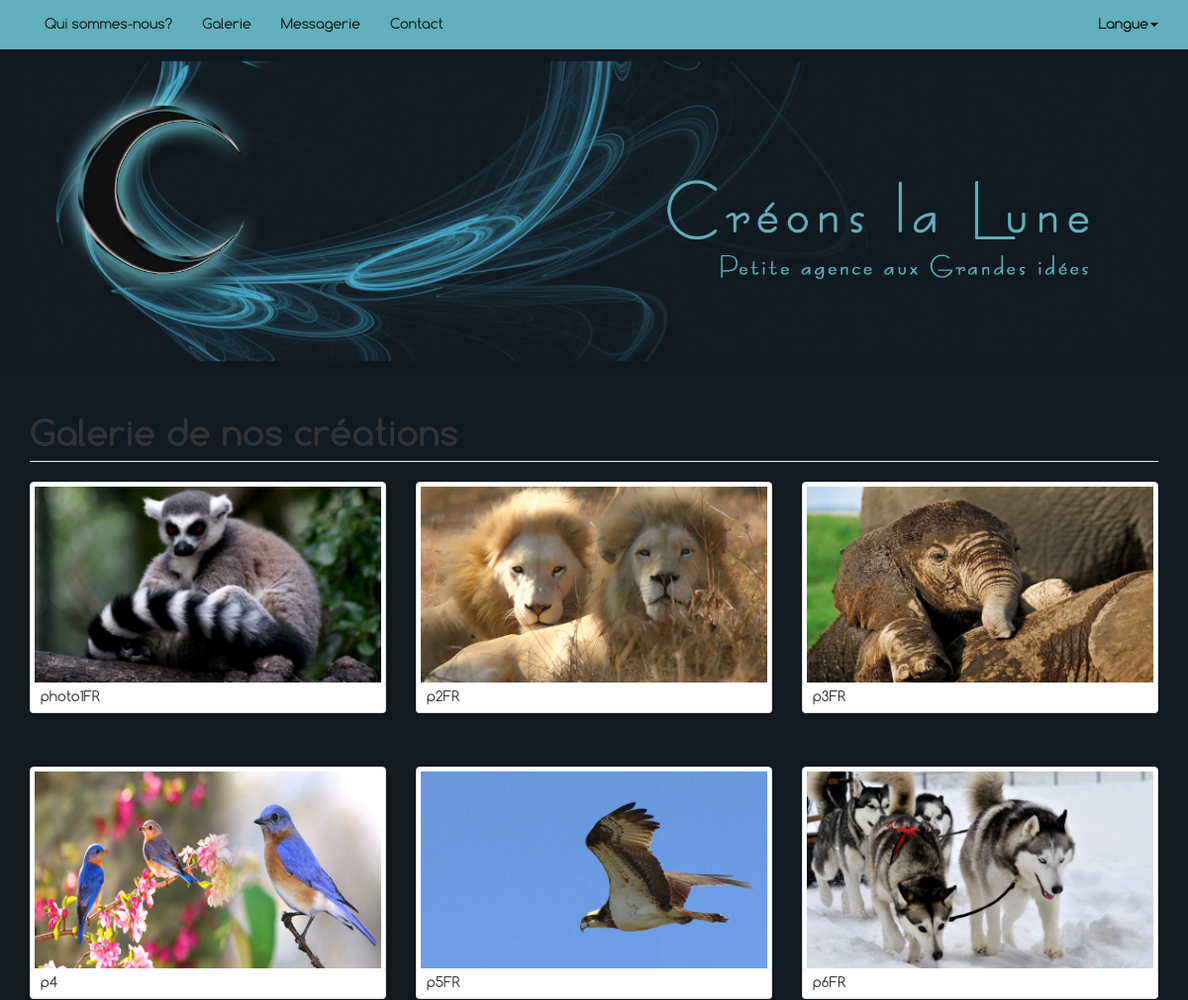
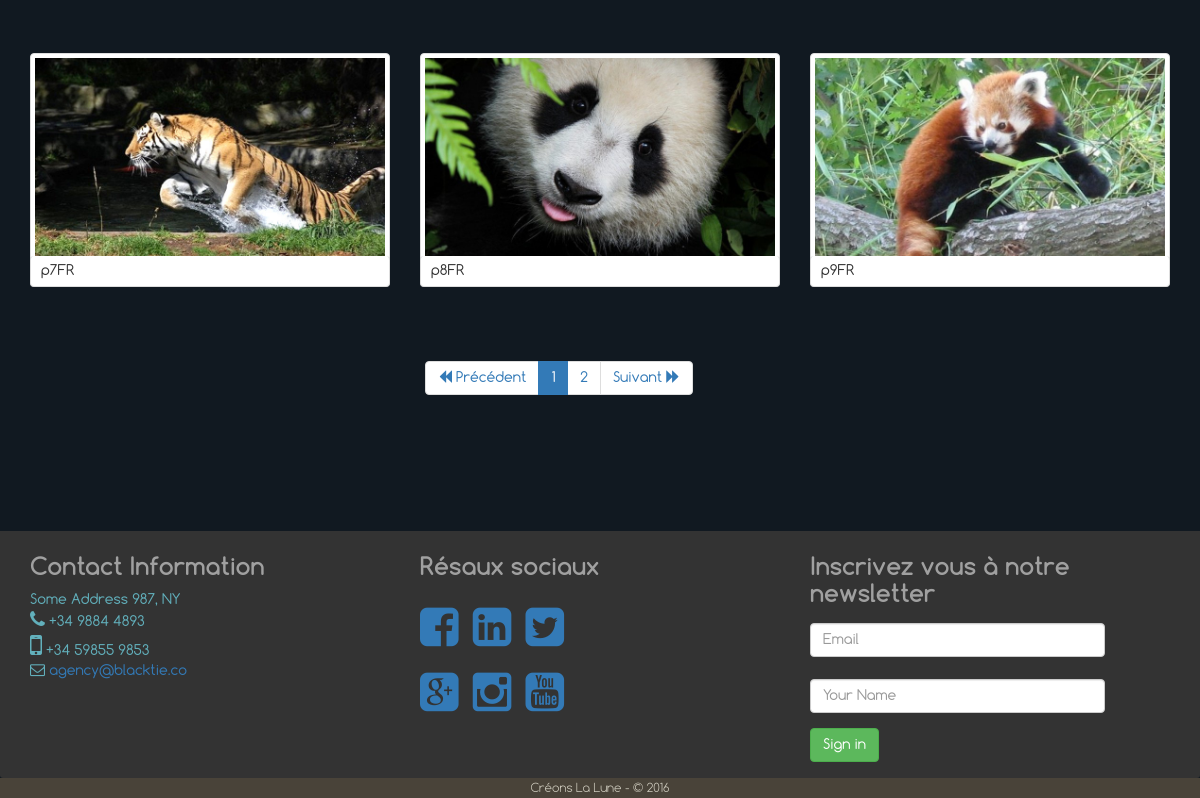
The app's page /?galerie with its own data (2 pictures, top to bottom).
### tables this page shows
CREATE TABLE IF NOT EXISTS `images` (
  `id` int(11) NOT NULL AUTO_INCREMENT,
  `letitre` varchar(200) DEFAULT NULL,
  `lurl` varchar(505) DEFAULT NULL,
  `altFR` varchar(305) DEFAULT NULL,
  `altNL` varchar(305) DEFAULT NULL,
  `altEN` varchar(305) DEFAULT NULL,
  `id_rubrique` int(11) NOT NULL,
  PRIMARY KEY (`id`),
  KEY `id_rubrique` (`id_rubrique`)
);

### models/galerie.php (called while the page is built, shortened)
<?php
try {
    $recup_img = $connexion->query("SELECT i.letitre, i.lurl, i.altFR, i.altNL, i.altEN
FROM images i
WHERE i.id_rubrique = 3;");
} catch (PDOException $e) {
    echo "Error: " . $e->getMessage();
}
?>

### views/galerie.php (the view, shortened to what this page needs)
<?php
$i = isset($_SESSION["lang"]) ? $_SESSION["lang"] : NULL;
?>
    <div class="container">
        <div class="row" id="paginacion">
            <div class="col-lg-12">
                <h1 class="page-header"><?php
                    switch ($i){
                        default:
                            echo "Galerie de nos créations";
                            break;
                    }
                    ?>
                </h1>
            </div>
            <?php
            $recup_img ->execute();
            if (empty($nb)){
                echo"Il n'y a pas d'images ";
            }else {
                while($img =$recup_img->fetch(PDO::FETCH_ASSOC)){
                echo '<div class="col-md-4 col-xs-6 thumb">';
                echo ' <a id="a-thumbnail" class="thumbnail" href="#">';
                echo '<img class="img-responsive" src ="'.$img['lurl'].'" alt = "';
                    switch ($i){
                        default:
                            echo $img['altFR'];
                            break;
                    }
                    echo'" ></a >
                <div class="img-titre">';
                    switch ($i){
                        default:
                            echo $img['altFR'];
                            break;
                    };
                  echo  '</div>
            </div >';
                }
            }
            ?>
        </div>
       <div class="col-sm-offset-4 col-sm-4 col-sm-offset-4" id="pagination"></div>

### views/header.php (shortened to what this page needs)
<!DOCTYPE html>
<html lang="en">
<head>
    <link href="css/bootstrap.min.css" rel="stylesheet">
    <link href="css/modern-business.css" rel="stylesheet">
    <link href="font-awesome/css/font-awesome.min.css" rel="stylesheet" type="text/css">
    <link href="lightbox2-master/dist/css/lightbox.css" rel="stylesheet">
</head>
<body>
<header id="myCarousel" class="carousel slide">
    <div class="carousel-inner">
        <div class="row">
            <div class="col-xs-12">
                <div class="item active">
                <?php
                    $h = "./";
                    ?>
                    <a href="<?=$h?>">
                        <img src="datas/images/caqui.jpg" alt="logo" class=" hidden-sm hidden-xs img-responsive"/>
                </div>
            </div>
        </div>
    </div>
</header>
<?php
$champQSN = "Qui sommes-nous?";
$champGAL = "Galerie";
$champMESS = "Messagerie";
$champCON = "Contact";
$champLANG = "Langue";
?>
<nav class="navbar navbar-inverse navbar-fixed-top" role="navigation">
    <div class="container">
        <div class="collapse navbar-collapse" id="bs-example-navbar-collapse-1">
            <ul class="nav navbar-nav navbar-right">
                <li>
                    <a href="?about"><?= $champQSN ?></a>
                </li>
                <li>
                    <a href="?galerie"><?= $champGAL ?></a>
                </li>
                <li>
                    <a href="?messagerie"><?= $champMESS ?></a>
                </li>
                <li>
                    <a href="?contact"><?= $champCON ?></a>
                </li>
            </ul>
            <ul class="navl">
                <?php
                if (isset($_SESSION['connect'])){
                echo'<li class="dropdown">
                    <a href="?deconnexion">Déconnexion</a>
                </li>';
                }else{
                    echo'<li class="dropdown">
                    <a href="#" class="dropdown-toggle" data-toggle="dropdown">'.$champLANG.'<b class="caret"></b></a>
                    <ul class="dropdown-menu">
                        <li>
                            <a href="?fr">Français</a>
                        </li>
                        <li>
                            <a href="?en">English</a>
                        </li>
                        <li>
                            <a href="?nd">Nederlands</a>
                        </li>
                    </ul>
                </li>';
                }?>
            </ul>
        </div>
    </div>
</nav>

### index.php (shortened to what this page needs)
<?php
require_once 'views/header.php';
if (!isset($_SESSION['clef']) || $_SESSION['clef'] != session_id()) {
    require_once "controlers/control.php";
}else{
    require_once "controlers/control-connect.php";
}
if(!isset ($_SESSION['connect'])){
require_once "views/footer.php";
}

### controlers/control.php
<?php
if (empty($_GET) || isset($_GET['fr']) || isset($_GET['nd']) || isset($_GET['en'])) {
    require_once 'models/accueil.php';
    require_once 'views/accueil.php';}
    elseif (isset($_GET['about'])) {
        require_once 'models/about.php';
        require_once 'views/about.php';
    } elseif (isset($_GET['galerie'])) {
        require_once 'models/galerie.php';
        require_once 'views/galerie.php';
    } elseif (isset($_GET['messagerie'])) {
        require_once 'models/messagerie.php';
        require_once 'views/messagerie.php';
    } elseif (isset($_GET['contact'])) {
        require_once 'models/contact.php';
        require_once 'views/contact.php';
    } elseif (isset($_GET['login'])) {
        require_once 'models/login.php';
        require_once 'views/login.php';
    }
 else {
    require_once 'views/404.php';
}

### views/footer.php (shortened to what this page needs)
</div>
<br/><br/><br/>
<footer id="footer" class="panel-footer">
  <div class="container" id="contact" name="contact">
    <div class="row">
      <?php
      if(!isset($_GET['contact'])){
     echo ' <div class="col-sm-4">
        <h3>Contact Information</h3>
        <p>Some Address 987, NY<br/>
          <i class="fa fa-phone fa-2x" style="font-size:19px;"></i> +34 9884 4893 <br/>
          <i class="fa fa-mobile fa-2x"></i> +34 59855 9853 <br/>
          <i class="fa fa-envelope-o fa-2x"  style="font-size:15px;"></i> <a href="#"> agency@blacktie.co</a> <br/>
        </p>
      </div>
      <div class="col-sm-4">
        <h3>';
        switch ($i){
          default:
            echo "Résaux sociaux";
            break;
        };
        echo' </h3>
        <ul class="list-unstyled list-inline list-social-icons">
          <li>
            <a href="https://www.facebook.com/profile.php?id=100011425282091&fref=ts" target="_blank"><i class="fa fa-facebook-square fa-2x" style="font-size:45px; colour:#0e385f"></i></a>
          </li>
          <li>
            <a href="https://www.linkedin.com/in/takisxx?authType=OUT_OF_NETWORK&authToken=b4lN&locale=fr_FR&srchid=4239765791465210787454&srchindex=1&srchtotal=39&trk=vsrp_people_res_photo_headless&trkInfo=VSRPsearchId%3A4239765791465210787454%2CVSRPtargetId%3A89960326%2CVSRPcmpt%3Aprimary%2CVSRPnm%3Afalse%2CauthType%3AOUT_OF_NETWORK"target="_blank"><i class="fa fa-linkedin-square fa-2x" style="font-size:45px"></i></a>
          </li>
          <li>
            <a href="#"><i class="fa fa-twitter-square fa-2x" style="font-size:45px"></i></a>
          </li>
          <br/>
          <br/>
          <li>
            <a href="#"><i class="fa fa-google-plus-square fa-2x" style="font-size:45px"></i></a>
          </li>
          <li>
            <a href="#"><i class="fa fa-instagram fa-2x" style="font-size:45px"></i></a>
          </li>
          <li>
            <a href="#"><i class="fa fa-youtube-square fa-2x" style="font-size:45px"></i></a>
          </li>
        </ul>
      </div>';
}
      ?>
      <div class="col-sm-4">
        <h3><?php
          switch ($i){
            default:
              echo "Inscrivez vous à notre newsletter";
              break;
          }
          ?></h3>
        <form class="form-horizontal" role="form">
          <div class="form-group">
            <label for="inputEmail1" class="col-lg-4 control-label"></label>
            <div class="col-lg-10">
              <input type="email" class="form-control" id="inputEmail1" placeholder="Email">
            </div>
          </div>
          <div class="form-group">
            <label for="text1" class="col-lg-4 control-label"></label>
            <div class="col-lg-10">
              <input type="text" class="form-control" id="text1" placeholder="Your Name">
            </div>
          </div>
          <div class="form-group">
            <div class="col-lg-10">
              <button type="submit" class="btn btn-success">Sign in</button>
            </div>
          </div>
        </form>
      </div>
    </div>
  </div>
</footer>
<div id="footerwrap">
  <div class="container">
    <small style=" font-family: Comfortaa-Light">Créons La Lune - &copy; 2016</small>
  </div>
</div>
</body>
</html>

### css/modern-business.css (style rules this page uses)
html, body { height: 100%; }
body { padding-top: 50px; }
.navl { list-style-type: none; line-height: 50px; color: black; }
.navl a:link { text-decoration: none; color: black; }
.navbar-right { float: left !important; }
.dropdown { float: right; }
header.carousel .item, header.carousel .item.active, header.carousel .carousel-inner { height: auto; }
footer { margin: 50px 0; }
.panel-footer { padding: 1px 15px; color: #A0A0A0; }

### records on screen
images: lurl (picture), altFR "photo1FR"
images: lurl (picture), altFR "p2FR"
images: lurl (picture), altFR "p3FR"
images: lurl (picture), altFR "p4"
images: lurl (picture), altFR "p5FR"
images: lurl (picture), altFR "p6FR"
images: lurl (picture), altFR "p7FR"
images: lurl (picture), altFR "p8FR"
images: lurl (picture), altFR "p9FR"

### other values on screen
$champQSN "Qui sommes-nous?"
$champGAL "Galerie"
$champMESS "Messagerie"
$champCON "Contact"
$champLANG "Langue"
